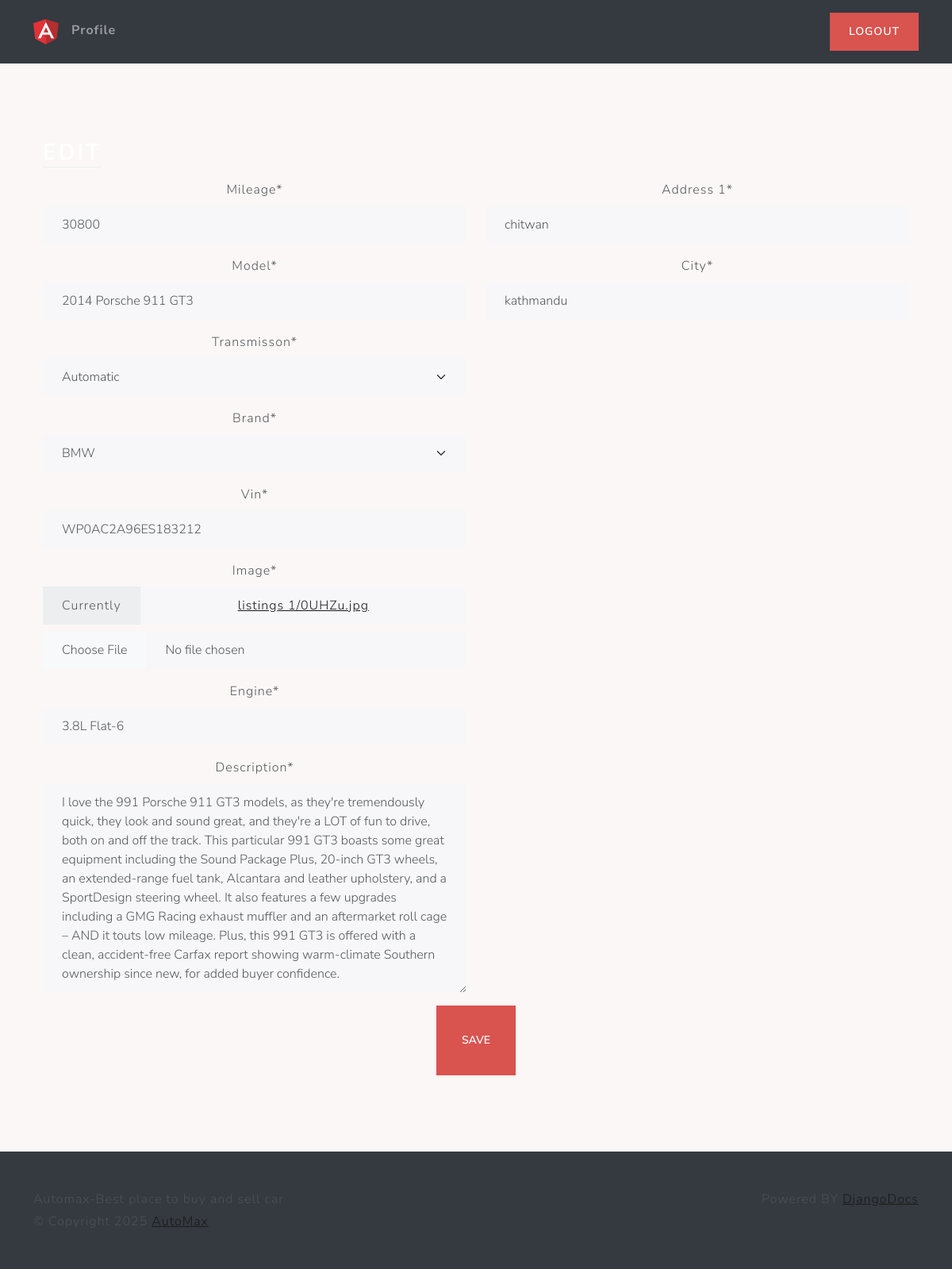
The app's page /listing/3144c673-a8aa-4c69-81e2-c22d66eaf2a2/edit/ (signed in) with its own data.
### main/models.py (models this page shows, shortened)
class Listing(models.Model):
    id = models.UUIDField(
        primary_key=True, default=uuid.uuid4, unique=True, editable=False)
    created_at = models.DateTimeField( auto_now_add=True)
    updated_at = models.DateTimeField( auto_now=True)
    seller = models.ForeignKey(Profile, on_delete=models.CASCADE)
    brand = models.CharField(max_length=24, choices=CARS_BRANDS, default=None)
    model = models.CharField(max_length=64,)
    vin = models.CharField(max_length=17,)
    mileage = models.IntegerField(default=0)
    color = models.CharField(max_length=24)
    description = models.TextField()
    engine = models.CharField(max_length=24,)
    transmisson = models.CharField(
        max_length=24, choices=TRANSMISSION_OPTIONS, default=None)
    location = models.OneToOneField(
        Location, on_delete=models.SET_NULL, null=True)
    image = models.ImageField(upload_to=user_listing_path)

### users/models.py (models this page shows, shortened)
class Location(models.Model):
    address_1 = models.CharField(max_length=50)
    city = models.CharField(max_length=50)

### main/views.py (the view)
# urls.py: path('listing/<str:id>/edit/',edit_view,name='edit'),
@login_required
def edit_view(request, id):
    try:
        listing = get_object_or_404(Listing, id=id)  # Handles 404 directly
        if request.method == 'POST':
            listing_form = ListingForm(request.POST, request.FILES, instance=listing)
            location_form = LocationForm(request.POST, instance=listing.location)
            if listing_form.is_valid() and location_form.is_valid():
                listing_form.save()
                location_form.save()
                messages.success(request, f'Listing {id} updated successfully!')
                return redirect('home')
            else:
                messages.error(request, 'Error updating the listing. Please check the form for errors.')
        else:
            listing_form = ListingForm(instance=listing)
            location_form = LocationForm(instance=listing.location)
        context = {
            'listing_form': listing_form,
            'location_form': location_form,
        }
        return render(request, 'views/edit.html', context)
    except Exception as e:
        messages.error(request, f'An error occurred: {str(e)}')
        return redirect('home')

### main/forms.py
class ListingForm(forms.ModelForm):
    image = forms.ImageField()
    class Meta:
        model = Listing
        fields = {
            'brand', 'engine', 'vin', 'mileage', 'description', 'transmisson', 'image','model'
        }

### users/forms.py
class LocationForm(forms.ModelForm):
    class Meta:
        model = Location
        fields = {
            'address_1', 'city'
        }

### main/templates/views/edit.html (shortened to what this page needs)
{% extends 'base/base.html' %}
{% load static %}
{% load crispy_forms_tags %}
{% block body %}
<div class="container-fluid text-center py-5">
    <div class="container px-4 py-5">
        <div class="row g-4">
            <div class="col d-flex align-items-start">
                <div>
                    <h2 class="mb-3 border-bottom" style="color: White">Edit</h2>
                </div>
            </div>
        </div>
        <form action="" method="post" enctype="multipart/form-data">
            <div class="row">
                <div class="col-6">
                    {{ listing_form|crispy }}
                </div>
                <div class="col-6">
                    {{ location_form|crispy }}
                </div>
            </div>
            <button class="btn btn-lg btn-danger" type="submit">Save</button>
        </form>
    </div>
</div>
{% endblock %}

### main/static/css/style.css (style rules this page uses)
html, body { height: 100%; }
body { align-items: center; padding-bottom: 40px; background-color: rgb(252, 247, 247); }
.h2, h2 { color: hwb(0 100% 0%); }

### records on screen
Listing: mileage "30800", model "2014 Porsche 911 GT3", transmisson "Automatic", brand "BMW", vin "WP0AC2A96ES183212", engine "3.8L Flat-6", description "I love the 991 Porsche 911 GT3 models, as they're tremendously quick, they look and sound great, and they're a LOT of fun to drive, both on and off the track. This particular 991 GT3 boasts some great equipment including the Sound Package Plus, 20-inch GT3 wheels, an extended-range fuel tank, Alcantara and leather upholstery, and a SportDesign steering wheel. It also features a few upgrades including a GMG Racing exhaust muffler and an aftermarket roll cage – AND it touts low mileage. Plus, this 991 GT3 is offered with a clean, accident-free Carfax report showing warm-climate Southern ownership since new, for added buyer confidence."
Location: address_1 "chitwan", city "kathmandu"
